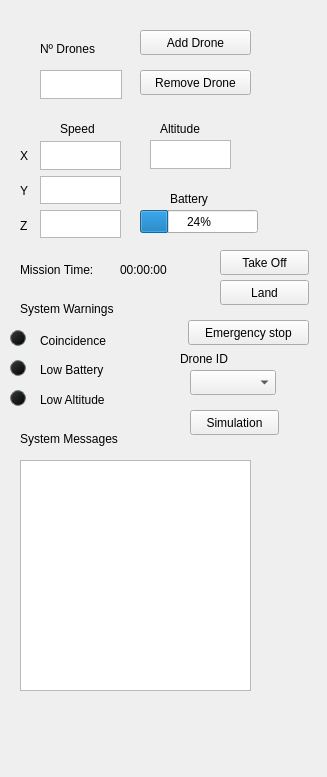
<?xml version="1.0" encoding="UTF-8"?>
<ui version="4.0">
 <class>TestPluginWidget</class>
 <widget class="QWidget" name="TestPluginWidget">
  <property name="geometry">
   <rect>
    <x>0</x>
    <y>0</y>
    <width>327</width>
    <height>777</height>
   </rect>
  </property>
  <property name="windowTitle">
   <string>Test plugin</string>
  </property>
  <widget class="QPushButton" name="button_takeoff">
   <property name="geometry">
    <rect>
     <x>220</x>
     <y>250</y>
     <width>89</width>
     <height>25</height>
    </rect>
   </property>
   <property name="text">
    <string>Take Off</string>
   </property>
  </widget>
  <widget class="QLabel" name="label_3">
   <property name="geometry">
    <rect>
     <x>180</x>
     <y>350</y>
     <width>61</width>
     <height>17</height>
    </rect>
   </property>
   <property name="text">
    <string>Drone ID</string>
   </property>
  </widget>
  <widget class="QTextBrowser" name="terminal">
   <property name="geometry">
    <rect>
     <x>20</x>
     <y>460</y>
     <width>231</width>
     <height>231</height>
    </rect>
   </property>
  </widget>
  <widget class="QPushButton" name="addDrone">
   <property name="geometry">
    <rect>
     <x>140</x>
     <y>30</y>
     <width>111</width>
     <height>25</height>
    </rect>
   </property>
   <property name="text">
    <string>Add Drone</string>
   </property>
  </widget>
  <widget class="QPushButton" name="removeDrone">
   <property name="geometry">
    <rect>
     <x>140</x>
     <y>70</y>
     <width>111</width>
     <height>25</height>
    </rect>
   </property>
   <property name="text">
    <string>Remove Drone</string>
   </property>
  </widget>
  <widget class="QTextBrowser" name="n_drones">
   <property name="geometry">
    <rect>
     <x>40</x>
     <y>70</y>
     <width>82</width>
     <height>29</height>
    </rect>
   </property>
  </widget>
  <widget class="QLabel" name="label_2">
   <property name="geometry">
    <rect>
     <x>40</x>
     <y>40</y>
     <width>71</width>
     <height>17</height>
    </rect>
   </property>
   <property name="text">
    <string>Nº Drones</string>
   </property>
  </widget>
  <widget class="QTextBrowser" name="speedZ">
   <property name="geometry">
    <rect>
     <x>40</x>
     <y>210</y>
     <width>81</width>
     <height>28</height>
    </rect>
   </property>
  </widget>
  <widget class="QLabel" name="label_4">
   <property name="geometry">
    <rect>
     <x>20</x>
     <y>180</y>
     <width>16</width>
     <height>21</height>
    </rect>
   </property>
   <property name="text">
    <string>Y</string>
   </property>
  </widget>
  <widget class="QTextBrowser" name="speedX">
   <property name="geometry">
    <rect>
     <x>40</x>
     <y>141</y>
     <width>81</width>
     <height>29</height>
    </rect>
   </property>
  </widget>
  <widget class="QLabel" name="label_5">
   <property name="geometry">
    <rect>
     <x>20</x>
     <y>140</y>
     <width>20</width>
     <height>31</height>
    </rect>
   </property>
   <property name="text">
    <string>X</string>
   </property>
  </widget>
  <widget class="QTextBrowser" name="speedY">
   <property name="geometry">
    <rect>
     <x>40</x>
     <y>176</y>
     <width>81</width>
     <height>28</height>
    </rect>
   </property>
  </widget>
  <widget class="QLabel" name="label_6">
   <property name="geometry">
    <rect>
     <x>20</x>
     <y>210</y>
     <width>16</width>
     <height>31</height>
    </rect>
   </property>
   <property name="text">
    <string>Z</string>
   </property>
  </widget>
  <widget class="QLabel" name="label_14">
   <property name="geometry">
    <rect>
     <x>160</x>
     <y>120</y>
     <width>61</width>
     <height>17</height>
    </rect>
   </property>
   <property name="text">
    <string>Altitude</string>
   </property>
  </widget>
  <widget class="QTextBrowser" name="altitude">
   <property name="geometry">
    <rect>
     <x>150</x>
     <y>140</y>
     <width>81</width>
     <height>29</height>
    </rect>
   </property>
  </widget>
  <widget class="QLabel" name="label_10">
   <property name="geometry">
    <rect>
     <x>170</x>
     <y>190</y>
     <width>53</width>
     <height>17</height>
    </rect>
   </property>
   <property name="text">
    <string>Battery</string>
   </property>
  </widget>
  <widget class="QLabel" name="label_12">
   <property name="geometry">
    <rect>
     <x>20</x>
     <y>260</y>
     <width>91</width>
     <height>20</height>
    </rect>
   </property>
   <property name="text">
    <string>Mission Time:</string>
   </property>
  </widget>
  <widget class="QLabel" name="current_time">
   <property name="geometry">
    <rect>
     <x>120</x>
     <y>260</y>
     <width>67</width>
     <height>20</height>
    </rect>
   </property>
   <property name="text">
    <string>00:00:00</string>
   </property>
  </widget>
  <widget class="QComboBox" name="drone_ID">
   <property name="geometry">
    <rect>
     <x>190</x>
     <y>370</y>
     <width>86</width>
     <height>25</height>
    </rect>
   </property>
  </widget>
  <widget class="QLabel" name="label_7">
   <property name="geometry">
    <rect>
     <x>40</x>
     <y>330</y>
     <width>83</width>
     <height>21</height>
    </rect>
   </property>
   <property name="text">
    <string>Coincidence</string>
   </property>
  </widget>
  <widget class="QLabel" name="label_8">
   <property name="geometry">
    <rect>
     <x>40</x>
     <y>360</y>
     <width>84</width>
     <height>20</height>
    </rect>
   </property>
   <property name="text">
    <string>Low Battery</string>
   </property>
  </widget>
  <widget class="QLabel" name="label_9">
   <property name="geometry">
    <rect>
     <x>40</x>
     <y>390</y>
     <width>87</width>
     <height>20</height>
    </rect>
   </property>
   <property name="text">
    <string>Low Altitude</string>
   </property>
  </widget>
  <widget class="QLabel" name="label_13">
   <property name="geometry">
    <rect>
     <x>60</x>
     <y>120</y>
     <width>41</width>
     <height>17</height>
    </rect>
   </property>
   <property name="text">
    <string>Speed</string>
   </property>
  </widget>
  <widget class="QProgressBar" name="BatteryProgressBar">
   <property name="geometry">
    <rect>
     <x>140</x>
     <y>210</y>
     <width>118</width>
     <height>23</height>
    </rect>
   </property>
   <property name="value">
    <number>24</number>
   </property>
  </widget>
  <widget class="QLabel" name="label">
   <property name="geometry">
    <rect>
     <x>20</x>
     <y>430</y>
     <width>121</width>
     <height>17</height>
    </rect>
   </property>
   <property name="text">
    <string>System Messages</string>
   </property>
  </widget>
  <widget class="QLabel" name="label_11">
   <property name="geometry">
    <rect>
     <x>20</x>
     <y>300</y>
     <width>121</width>
     <height>17</height>
    </rect>
   </property>
   <property name="text">
    <string>System Warnings</string>
   </property>
  </widget>
  <widget class="QPushButton" name="land">
   <property name="geometry">
    <rect>
     <x>220</x>
     <y>280</y>
     <width>89</width>
     <height>25</height>
    </rect>
   </property>
   <property name="text">
    <string>Land</string>
   </property>
  </widget>
  <widget class="QPushButton" name="emergency_stop">
   <property name="geometry">
    <rect>
     <x>188</x>
     <y>320</y>
     <width>121</width>
     <height>25</height>
    </rect>
   </property>
   <property name="text">
    <string>Emergency stop</string>
   </property>
  </widget>
  <widget class="QLabel" name="led_Coincidence">
   <property name="geometry">
    <rect>
     <x>10</x>
     <y>330</y>
     <width>16</width>
     <height>16</height>
    </rect>
   </property>
   <property name="minimumSize">
    <size>
     <width>16</width>
     <height>16</height>
    </size>
   </property>
   <property name="maximumSize">
    <size>
     <width>16</width>
     <height>16</height>
    </size>
   </property>
   <property name="styleSheet">
    <string notr="true">border: 1px solid grey;
border-radius:8px;
background-color: qlineargradient(spread:pad, x1:0.145, y1:0.16, x2:1, y2:1, stop:0 rgb(46, 52, 54), stop:1 rgb(0, 0, 0));</string>
   </property>
   <property name="text">
    <string/>
   </property>
  </widget>
  <widget class="QLabel" name="led_Battery">
   <property name="geometry">
    <rect>
     <x>10</x>
     <y>360</y>
     <width>16</width>
     <height>16</height>
    </rect>
   </property>
   <property name="minimumSize">
    <size>
     <width>16</width>
     <height>16</height>
    </size>
   </property>
   <property name="maximumSize">
    <size>
     <width>16</width>
     <height>16</height>
    </size>
   </property>
   <property name="styleSheet">
    <string notr="true">border: 1px solid grey;
border-radius:8px;
background-color: qlineargradient(spread:pad, x1:0.145, y1:0.16, x2:1, y2:1, stop:0 rgb(46, 52, 54), stop:1 rgb(0, 0, 0));</string>
   </property>
   <property name="text">
    <string/>
   </property>
  </widget>
  <widget class="QLabel" name="led_Altitude">
   <property name="geometry">
    <rect>
     <x>10</x>
     <y>390</y>
     <width>16</width>
     <height>16</height>
    </rect>
   </property>
   <property name="minimumSize">
    <size>
     <width>16</width>
     <height>16</height>
    </size>
   </property>
   <property name="maximumSize">
    <size>
     <width>16</width>
     <height>16</height>
    </size>
   </property>
   <property name="styleSheet">
    <string notr="true">border: 1px solid grey;
border-radius:8px;
background-color: qlineargradient(spread:pad, x1:0.145, y1:0.16, x2:1, y2:1, stop:0 rgb(46, 52, 54), stop:1 rgb(0, 0, 0));</string>
   </property>
   <property name="text">
    <string/>
   </property>
  </widget>
  <widget class="QPushButton" name="launch_simulation">
   <property name="geometry">
    <rect>
     <x>190</x>
     <y>410</y>
     <width>89</width>
     <height>25</height>
    </rect>
   </property>
   <property name="text">
    <string>Simulation</string>
   </property>
  </widget>
 </widget>
 <resources/>
 <connections/>
</ui>
